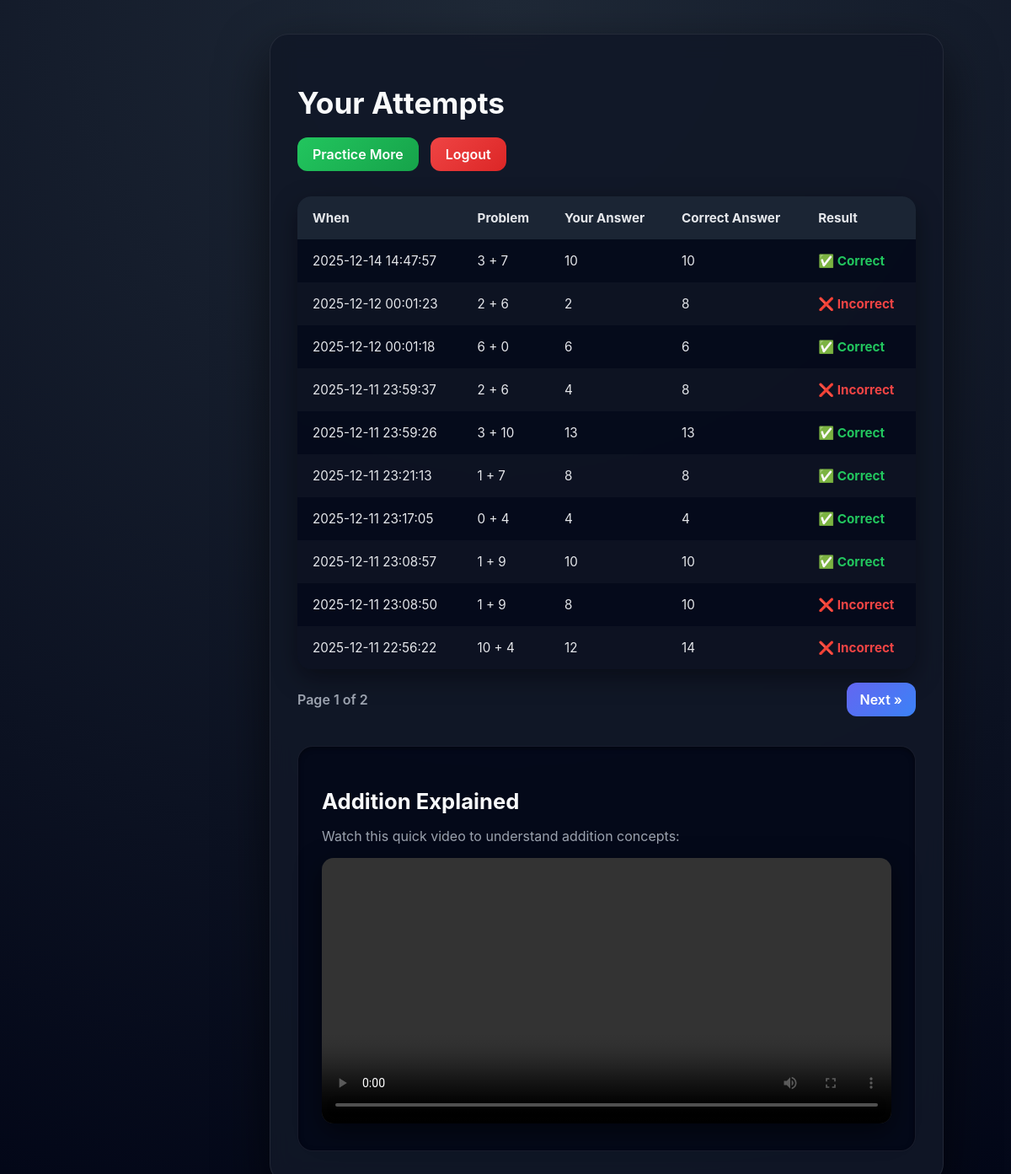
The page /dashboard (signed in) on the database its author committed.
### app.py (models this page shows)
class Attempt(db.Model):
    id = db.Column(db.Integer, primary_key=True)
    user_id = db.Column(db.Integer, db.ForeignKey('user.id'), nullable=False)
    a = db.Column(db.Integer, nullable=False)
    b = db.Column(db.Integer, nullable=False)
    student_answer = db.Column(db.Integer, nullable=False)
    correct_answer = db.Column(db.Integer, nullable=False)
    is_correct = db.Column(db.Boolean, nullable=False)
    timestamp = db.Column(db.DateTime, default=db.func.current_timestamp())

### app.py (the view)
@app.route('/dashboard')
@login_required
def dashboard():
    page = request.args.get('page', 1, type=int)
    per_page = 10
    pagination = (
        Attempt.query.filter_by(user_id=current_user.id)
        .order_by(Attempt.timestamp.desc())
        .paginate(page=page, per_page=per_page, error_out=False)
    )
    return render_template(
        'dashboard.html',
        attempts=pagination.items,
        pagination=pagination,
    )

### app.py (called while the page is built)
@login_manager.user_loader
def load_user(user_id):
    return User.query.get(int(user_id))

### templates/dashboard.html (shortened to what this page needs)
{% extends "base.html" %}
{% block content %}
<div class="dashboard-container">
  <h1>Your Attempts</h1>
  <div class="action-links">
    <a href="{{ url_for('home') }}" class="btn-pmore-icon">Practice More</a>
    <a href="{{ url_for('logout') }}" class="btn-logout-icon">Logout</a>
  </div>
  {% if attempts %}
  <table class="attempt-table">
    <thead>
      <tr>
        <th>When</th>
        <th>Problem</th>
        <th>Your Answer</th>
        <th>Correct Answer</th>
        <th>Result</th>
      </tr>
    </thead>
    <tbody>
      {% for attempt in attempts %}
      <tr>
        <td>{{ attempt.timestamp.strftime('%Y-%m-%d %H:%M:%S') if attempt.timestamp else '' }}</td>
        <td>{{ attempt.a }} + {{ attempt.b }}</td>
        <td>{{ attempt.student_answer }}</td>
        <td>{{ attempt.correct_answer }}</td>
        <td class="{{ 'correct' if attempt.is_correct else 'incorrect' }}">
          {{ "✅ Correct" if attempt.is_correct else "❌ Incorrect" }}
        </td>
      </tr>
      {% endfor %}
    </tbody>
  </table>
  <div class="pagination">
    <div>Page {{ pagination.page }} of {{ pagination.pages or 1 }}</div>
    <div>
      {% if pagination.has_next %}
        <a href="{{ url_for('dashboard', page=pagination.next_num) }}">Next »</a>
      {% endif %}
    </div>
  </div>
  {% else %}
    <p>No attempts yet. Try a problem first!</p>
  {% endif %}
  <div class="video-section">
    <h2>Addition Explained</h2>
    <p>Watch this quick video to understand addition concepts:</p>
    <video width="100%" height="315" controls>
      <source src="{{ url_for('static', filename='assets/addition.mp4') }}" type="video/mp4" />
    </video>
  </div>
</div>
{% endblock %}

### templates/base.html (shortened to what this page needs)
<!DOCTYPE html>
<html>
  <head>
  </head>
  <body>
     {% block content %}{% endblock %}
  </body>
</html>

### templates/base.html (style rules this page uses)
body { font-family: Arial; max-width: 600px; margin: 40px auto; padding: 0 20px; }

### templates/dashboard.html (style rules this page uses)
*, *::before, *::after { box-sizing: border-box; }
body { background: radial-gradient(circle at top, #1f2937, #020617); font-family: 'Inter', sans-serif; color: #e5e7eb; }
.dashboard-container { width: 50rem; max-width: 50rem; margin: 20px auto; padding: 36px 32px; background: rgba(17, 24, 39, 0.9); backdrop-filter: blur(14px); border-radius: 22px; box-shadow: 0 25px 60px rgba(0,0,0,0.6); border: 1px solid rgba(255,255,255,0.08); }
h1 { font-size: 2.2em; font-weight: 700; color: #f9fafb; margin-bottom: 20px; }
.action-links { display: flex; gap: 14px; margin-bottom: 30px; flex-wrap: wrap; }
.btn-pmore-icon { padding: 10px 18px; background: linear-gradient(135deg, #22c55e, #16a34a); color: white !important; border-radius: 12px; text-decoration: none; font-weight: 600; transition: 0.25s ease; }
.btn-logout-icon { padding: 10px 18px; background: linear-gradient(135deg, #ef4444, #dc2626); color: white !important; border-radius: 12px; text-decoration: none; font-weight: 600; transition: 0.25s ease; }
.attempt-table { width: 100%; border-collapse: collapse; border-radius: 16px; overflow: hidden; background: rgba(2, 6, 23, 0.7); box-shadow: 0 10px 30px rgba(0,0,0,0.4); }
.attempt-table thead { background: rgba(31, 41, 55, 0.9); }
.attempt-table th, .attempt-table td { padding: 16px 18px; text-align: left; font-size: 0.95em; }
.attempt-table th { color: #e5e7eb; font-weight: 700; }
.attempt-table tr:nth-child(even) { background: rgba(255,255,255,0.03); }
.correct { color: #22c55e; font-weight: 700; }
.incorrect { color: #ef4444; font-weight: 700; }
.pagination { margin-top: 26px; display: flex; justify-content: space-between; align-items: center; font-weight: 600; color: #9ca3af; }
.pagination a { padding: 10px 16px; background: linear-gradient(135deg, #6366f1, #3b82f6); color: white; border-radius: 12px; text-decoration: none; transition: 0.25s ease; }
.video-section { margin-top: 45px; padding: 28px; background: rgba(2, 6, 23, 0.75); border-radius: 18px; border: 1px solid rgba(255,255,255,0.08); box-shadow: inset 0 2px 6px rgba(0,0,0,0.4); }
.video-section h2 { font-size: 1.6em; font-weight: 700; margin-bottom: 10px; color: #f9fafb; }
.video-section p { margin-bottom: 16px; color: #9ca3af; }
video { border-radius: 14px; box-shadow: 0 10px 30px rgba(0,0,0,0.5); }

### rows shown on the page
Attempt: timestamp "2025-12-14 14:47:57", a "3", b "7", student_answer "10", correct_answer "10", is_correct "✅ Correct"
Attempt: timestamp "2025-12-12 00:01:23", a "2", b "6", student_answer "2", correct_answer "8", is_correct "❌ Incorrect"
Attempt: timestamp "2025-12-12 00:01:18", a "6", b "0", student_answer "6", correct_answer "6", is_correct "✅ Correct"
Attempt: timestamp "2025-12-11 23:59:37", a "2", b "6", student_answer "4", correct_answer "8", is_correct "❌ Incorrect"
Attempt: timestamp "2025-12-11 23:59:26", a "3", b "10", student_answer "13", correct_answer "13", is_correct "✅ Correct"
Attempt: timestamp "2025-12-11 23:21:13", a "1", b "7", student_answer "8", correct_answer "8", is_correct "✅ Correct"
Attempt: timestamp "2025-12-11 23:17:05", a "0", b "4", student_answer "4", correct_answer "4", is_correct "✅ Correct"
Attempt: timestamp "2025-12-11 23:08:57", a "1", b "9", student_answer "10", correct_answer "10", is_correct "✅ Correct"
Attempt: timestamp "2025-12-11 23:08:50", a "1", b "9", student_answer "8", correct_answer "10", is_correct "❌ Incorrect"
Attempt: timestamp "2025-12-11 22:56:22", a "10", b "4", student_answer "12", correct_answer "14", is_correct "❌ Incorrect"

### other values the page prints
{{ pagination.page }} "1"
{{ pagination.pages or 1 }} "2"
